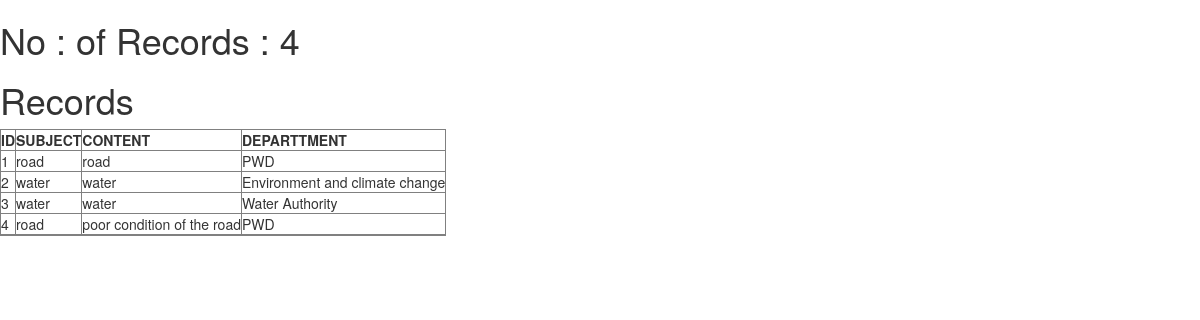
/shownotifications (signed in), run on an earlier commit of the app's database.
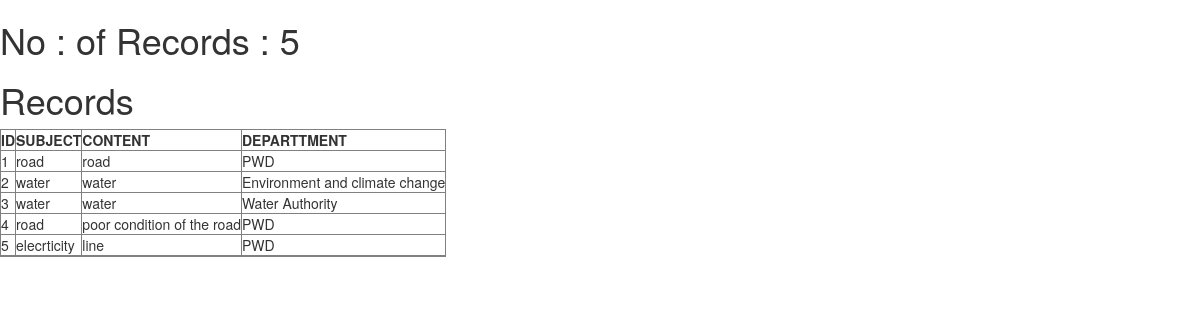
And on a later commit of the database.
### app.py (models this page shows, shortened)
class Complaints(db.Model):
    comp_id = Column(Integer,primary_key=True)
    subject=Column(Text,nullable=False)
    content=Column(Text,nullable=False)
    department=Column(Text)

### app.py (the view)
@app.route('/shownotifications')
def show_notifications():
    all_data = Complaints.query.all()
    complaints_id_list=[]
    complaints_subject_list=[]
    complaints_content_list=[]
    complaint_department=[]
    for i in all_data:
       complaints_id_list.append(i.comp_id)
       complaints_subject_list.append(i.subject)
       complaints_content_list.append(i.content)
       complaint_department.append(i.department)
    length=len(complaints_content_list)
    soup = BeautifulSoup('department.html', 'html.parser')
    username=session['depart']
    print("session",username)
    return render_template('table.html',_anchor='myanchor',length=length,complaints_id_list=complaints_id_list,complaints_subject_list=complaints_subject_list,complaints_content_list=complaints_content_list,complaint_department=complaint_department)

### app.py (called while the page is built)
@app.teardown_appcontext
def shutdown_session(exception=None):
    db_session.remove()

### templates/table.html
{% extends "bootstrap/base.html"%}
{%block content%}
<h1>No : of Records : {{length}}</h1>
<h1>Records</h1>
<table border="1">
    <tr> <th>ID</th>
        <th>SUBJECT</th>
        <th>CONTENT</th>
        <th>DEPARTTMENT</th>
    </tr>
    {% for i in range(0,length+1) %}
    <tr>
        <td>{{complaints_id_list[i]}}</td>
        <td>{{complaints_subject_list[i]}}</td>
        <td>{{complaints_content_list[i]}}</td>
        <td>{{complaint_department[i]}}</td>
    </tr>
    {% endfor %}
</table>
{% endblock %}

What changed in the data, as far as the page shows it:
added Complaints: subject "elecrticity", content "line", department "PWD"
Also different on the page:
{{ length }}: "4" → "5"
new list line: "5"
